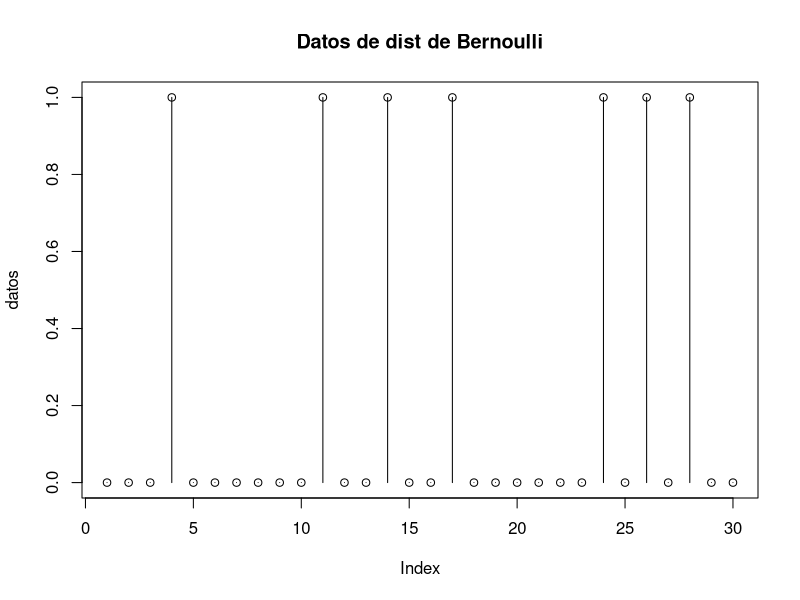
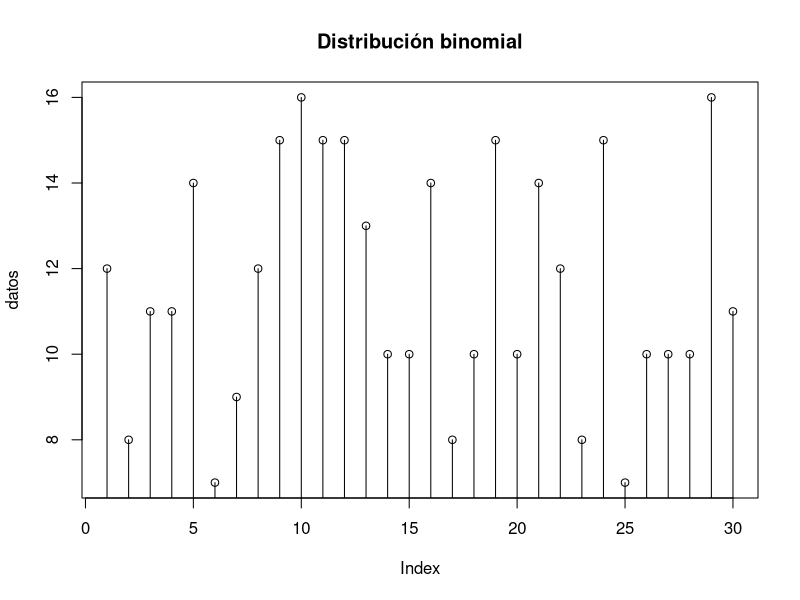
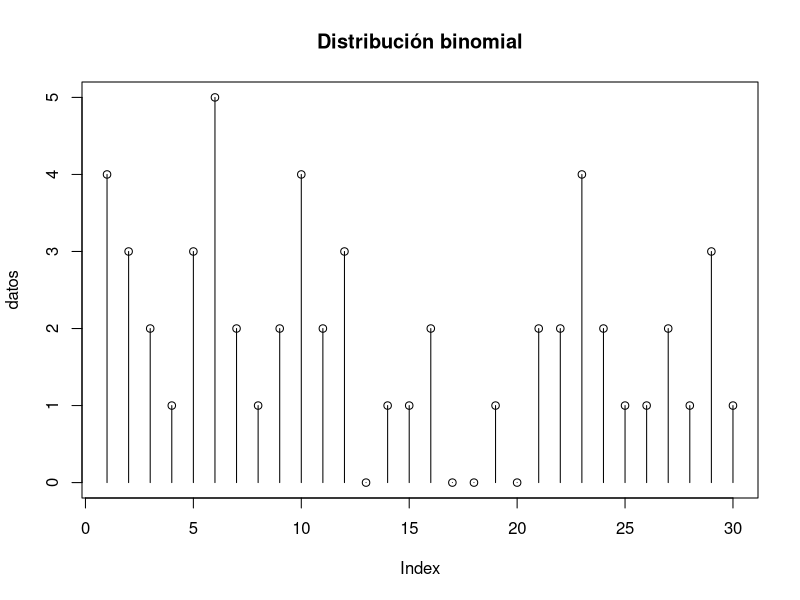
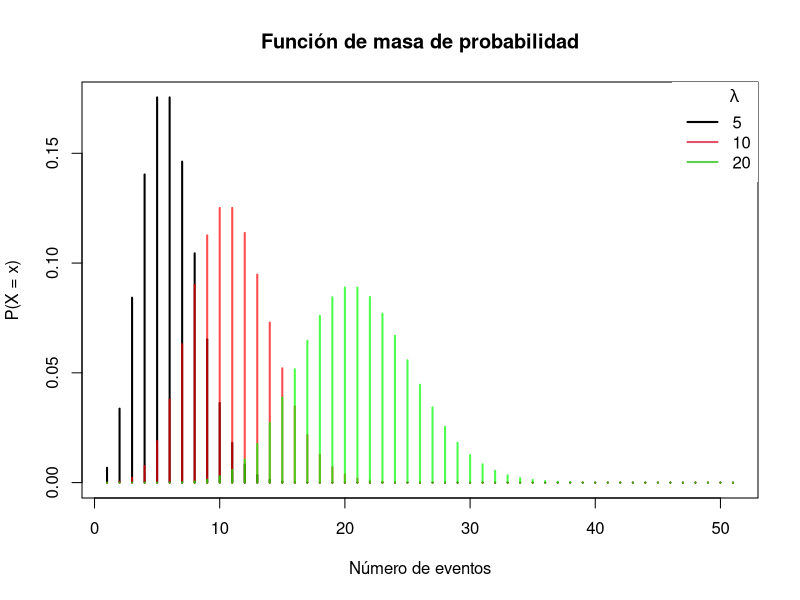
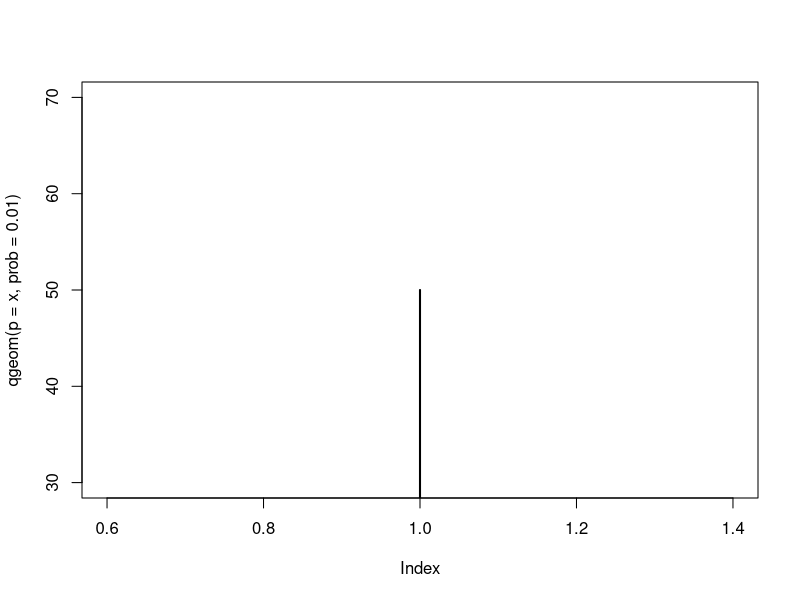
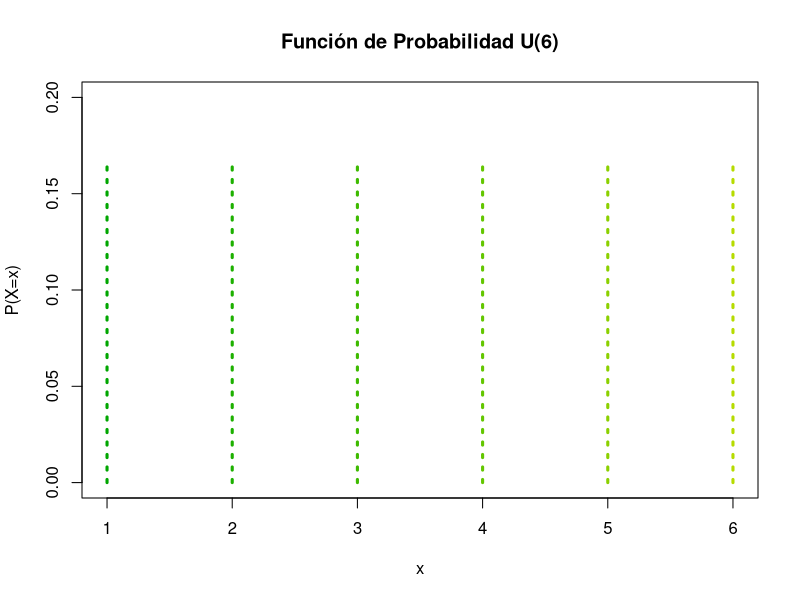
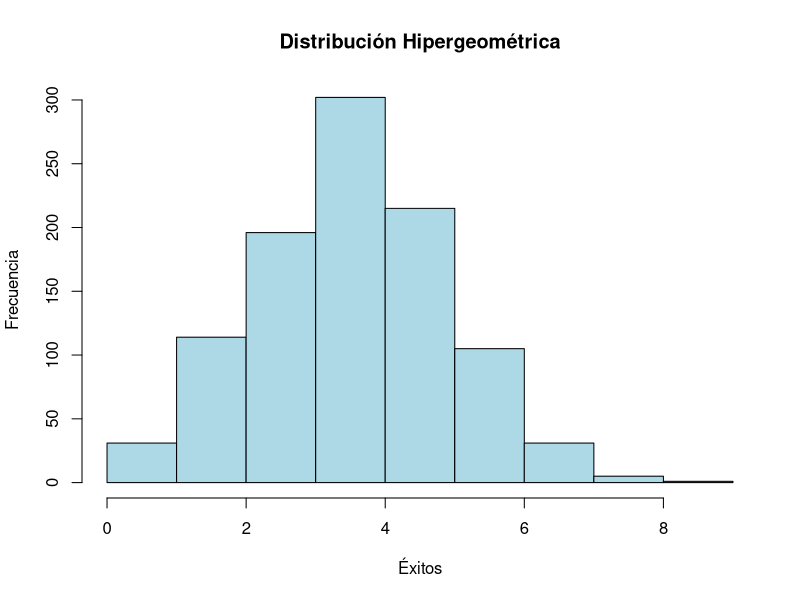
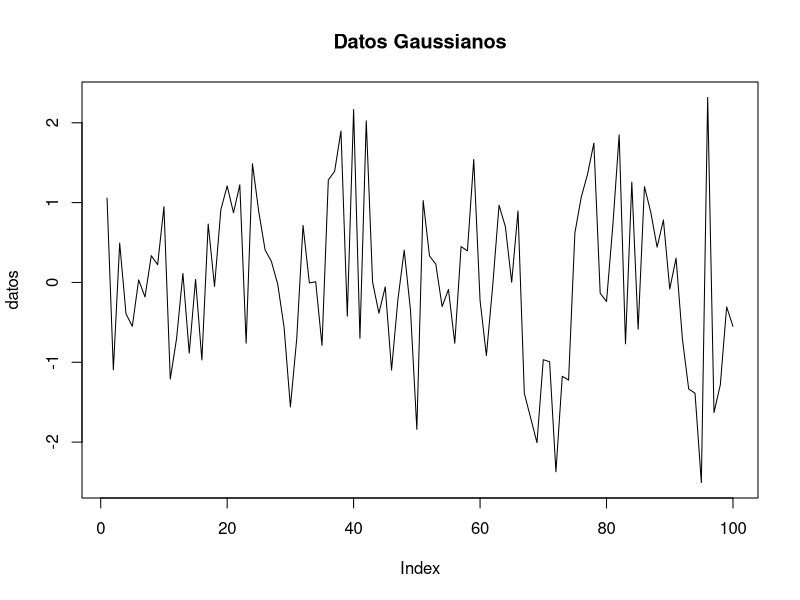

Source code (R) for these figures, in order:
## ---- chunk 1
knitr::opts_chunk$set(echo = TRUE)
## ---- chunk 2
# Sacamos una muestra de 30 datos Bernoulli y graficamos
datos <- rbinom(n=30, size=1, prob=0.3)
plot(datos, type="h", main="Datos de dist de Bernoulli")
points(datos)
## ---- chunk 3
datos <- rbinom(30, size=20, prob=0.6)
plot(datos, type="h", main= "Distribución binomial")
points(datos)
## ---- chunk 4
datos <- rbinom(30, size=20, prob=0.1)
plot(datos, type="h", main= "Distribución binomial")
points(datos)
## ---- chunk 5
# Rejilla de valores del eje X
x <- 0:50

#-----------
# lambda: 5
#-----------
lambda <- 5
plot(dpois(x, lambda), type = "h", lwd = 2,
     main = "Función de masa de probabilidad",
     ylab = "P(X = x)", xlab = "Número de eventos")

#-----------
# lambda: 10
#-----------
lambda <- 10
lines(dpois(x, lambda), type = "h", lwd = 2, col = rgb(1,0,0, 0.7))

#-----------
# lambda: 20
#-----------
lambda <- 20
lines(dpois(x, lambda), type = "h", lwd = 2, col = rgb(0, 1, 0, 0.7))

# Leyenda
legend("topright", legend = c("5", "10", "20"),
       title = expression(lambda), title.adj = 0.75,
       lty = 1, col = 1:3, lwd = 2, box.lty = 0)

## ---- chunk 6
x<- 0.4

plot(qgeom(p=x, prob=0.01), type = "h", lwd = 2)
## ---- chunk 7

dunifdisc<-function(x, min=1, max=6) ifelse(x>=min & x<=max & round(x)==x, 1/(max-min+1), 0)
punifdisc<-function(q, min=1, max=6) ifelse(q<min, 0, ifelse(q>=max, 1, (floor(q)-min+1)/(max-min+1)))
plot(1:6,dunifdisc(1:6),type="h", lty  = 3, lwd  = 3, pch = 16, xlab="x",ylab="P(X=x)", 
     main="Función de Probabilidad U(6)", col=terrain.colors(15), ylim = c(0,0.2))

## ---- chunk 8

N <- 50    # Tamaño de la población
K <- 20    # Número de éxitos en la población
n <- 10    # Tamaño de la muestra

# Generar una muestra aleatoria
muestra <- rhyper(nn=1000, m=K, n=N-K, k=n)

# Crear un histograma de la muestra
hist(muestra, main="Distribución Hipergeométrica", xlab="Éxitos", ylab="Frecuencia", col="lightblue", border="black")

## ---- chunk 9
datos <- rnorm(100,mean=0, sd=1)
plot(datos, type="l", main="Datos Gaussianos")
## ---- chunk 10

min <- 0    # Límite inferior
max <- 1    # Límite superior

# Generar una muestra aleatoria
muestra <- runif(n=1000, min=min, max=max)

# Crear un histograma de la muestra
hist(muestra, main="Distribución Uniforme Continua", xlab="Valores", ylab="Frecuencia", col="lightblue", border="black")

## ---- chunk 11

rate <- 1    # Tasa de ocurrencia

# Generar una muestra aleatoria
muestra <- rexp(n=1000, rate=rate)

# Crear un histograma de la muestra
hist(muestra, main="Distribución Exponencial", xlab="Valores", ylab="Frecuencia", col="lightblue", border="black")
## ---- chunk 12

sigma <- 1    # Escala

# Generar una muestra aleatoria
muestra <- sqrt(-2 * sigma^2 * log(runif(n=1000)))

# Crear un histograma de la muestra
hist(muestra, main="Distribución Rayleigh", xlab="Valores", ylab="Frecuencia", col="lightblue", border="black")

## ---- chunk 13
shape <- 1    # Forma
rate <- 1     # Tasa

# Generar una muestra aleatoria
muestra <- rgamma(n=1000, shape=shape, rate=rate)

# Crear un gráfico de densidad de la muestra
densidad <- density(muestra)
plot(densidad, main="Distribución Gamma", xlab="Valores", ylab="Densidad")
polygon(densidad, col="lightblue", border="black")

